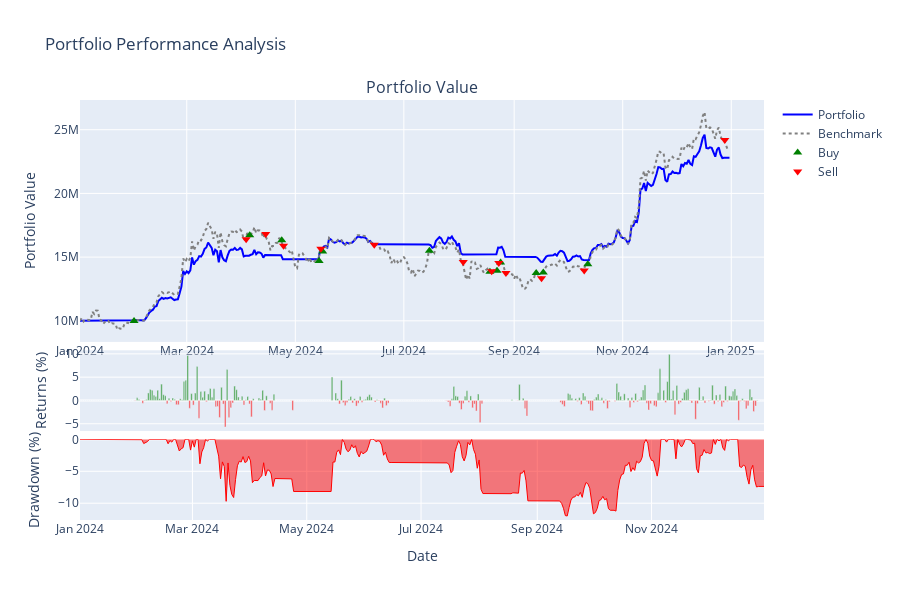
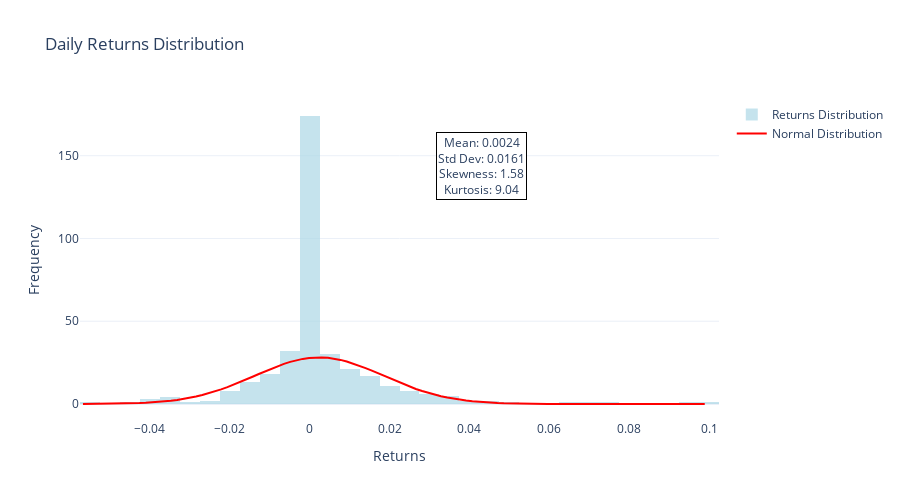
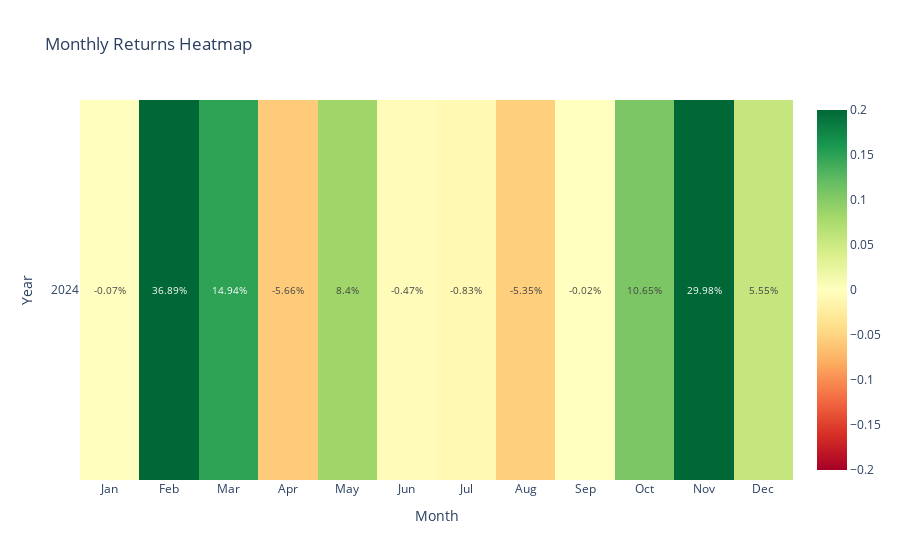

The cell these charts' notebook holds for them, in order:
### Code cell
# 1. 포트폴리오 성과 차트
result.plot_portfolio_performance()

# 2. 수익률 분포 
result.plot_returns_distribution(period="daily")

# 3. 월별 수익률 히트맵
result.plot_monthly_returns_heatmap()

# 4. 성과 비교표
result.show_performance_comparison()

### Figure 1 — Plotly figure (JSON) as saved in the notebook; plotly's stock layout.template omitted (floating-point values rounded to 4 significant figures; data arrays with more than 128 entries replaced by an {"elided": "..."} marker saying what was removed)
{"data": [{"line": {"color": "blue", "width": 2}, "name": "Portfolio", "type": "scatter", "x": {"elided": "366 str values"}, "xaxis": "x", "y": {"elided": "366 float values"}, "yaxis": "y"}, {"line": {"color": "gray", "dash": "dot", "width": 2}, "name": "Benchmark", "type": "scatter", "x": {"elided": "365 str values"}, "xaxis": "x", "y": {"elided": "365 float values"}, "yaxis": "y"}, {"marker": {"color": "green", "size": 8, "symbol": "triangle-up"}, "mode": "markers", "name": "Buy", "type": "scatter", "x": ["2024-01-31T09:00:00+09:00", "2024-04-05T09:00:00+09:00", "2024-04-23T09:00:00+09:00", "2024-05-14T09:00:00+09:00", "2024-05-16T09:00:00+09:00", "2024-07-15T09:00:00+09:00", "2024-08-18T09:00:00+09:00", "2024-08-22T09:00:00+09:00", "2024-08-24T09:00:00+09:00", "2024-09-13T09:00:00+09:00", "2024-09-17T09:00:00+09:00", "2024-10-12T09:00:00+09:00"], "xaxis": "x", "y": [9983000.0, 16720000.0, 16320000.0, 14700000.0, 15430000.0, 15490000.0, 13850000.0, 13940000.0, 14580000.0, 13750000.0, 13790000.0, 14440000.0], "yaxis": "y"}, {"marker": {"color": "red", "size": 8, "symbol": "triangle-down"}, "mode": "markers", "name": "Sell", "type": "scatter", "x": ["2024-04-03T09:00:00+09:00", "2024-04-14T09:00:00+09:00", "2024-04-24T09:00:00+09:00", "2024-05-15T09:00:00+09:00", "2024-06-14T09:00:00+09:00", "2024-08-03T09:00:00+09:00", "2024-08-19T09:00:00+09:00", "2024-08-23T09:00:00+09:00", "2024-08-27T09:00:00+09:00", "2024-09-16T09:00:00+09:00", "2024-10-10T09:00:00+09:00", "2024-12-28T09:00:00+09:00"], "xaxis": "x", "y": [16400000.0, 16810000.0, 15900000.0, 15650000.0, 15970000.0, 14610000.0, 13880000.0, 14550000.0, 13760000.0, 13340000.0, 13960000.0, 24180000.0], "yaxis": "y"}, {"marker": {"color": {"elided": "365 str values"}}, "name": "Daily Returns", "opacity": 0.7, "showlegend": false, "type": "bar", "x": {"elided": "365 str values"}, "xaxis": "x2", "y": {"elided": "365 float values"}, "yaxis": "y2"}, {"fill": "tozeroy", "line": {"color": "red", "width": 1}, "name": "Drawdown", "showlegend": false, "type": "scatter", "x": {"elided": "366 str values"}, "xaxis": "x3", "y": {"elided": "366 float values"}, "yaxis": "y3"}], "layout": {"annotations": [{"font": {"size": 16}, "showarrow": false, "text": "Portfolio Value", "x": 0.5, "xanchor": "center", "xref": "paper", "y": 1, "yanchor": "bottom", "yref": "paper"}], "height": 600, "hovermode": "x unified", "showlegend": true, "title": {"text": "Portfolio Performance Analysis"}, "xaxis": {"anchor": "y", "domain": [0, 1]}, "xaxis2": {"anchor": "y2", "domain": [0, 1], "showticklabels": false}, "xaxis3": {"anchor": "y3", "domain": [0, 1], "showticklabels": true, "title": {"text": "Date"}}, "yaxis": {"anchor": "x", "domain": [0.424, 1], "title": {"text": "Portfolio Value"}}, "yaxis2": {"anchor": "x2", "domain": [0.212, 0.404], "title": {"text": "Returns (%)"}}, "yaxis3": {"anchor": "x3", "domain": [0, 0.192], "title": {"text": "Drawdown (%)"}}}}

### Figure 2 — Plotly figure (JSON) as saved in the notebook; plotly's stock layout.template omitted (floating-point values rounded to 4 significant figures; data arrays with more than 128 entries replaced by an {"elided": "..."} marker saying what was removed)
{"data": [{"marker": {"color": "lightblue"}, "name": "Returns Distribution", "nbinsx": 50, "opacity": 0.7, "type": "histogram", "x": {"elided": "365 float values"}}, {"line": {"color": "red", "width": 2}, "mode": "lines", "name": "Normal Distribution", "type": "scatter", "x": [-0.05676, -0.05519, -0.05361, -0.05204, -0.05047, -0.0489, -0.04732, -0.04575, -0.04418, -0.0426, -0.04103, -0.03946, -0.03789, -0.03631, -0.03474, -0.03317, -0.0316, -0.03002, -0.02845, -0.02688, -0.02531, -0.02373, -0.02216, -0.02059, -0.01902, -0.01744, -0.01587, -0.0143, -0.01272, -0.01115, -0.00958, -0.008007, -0.006434, -0.004862, -0.003289, -0.001717, -0.000144, 0.001429, 0.003001, 0.004574, 0.006147, 0.007719, 0.009292, 0.01086, 0.01244, 0.01401, 0.01558, 0.01715, 0.01873, 0.0203, 0.02187, 0.02345, 0.02502, 0.02659, 0.02816, 0.02974, 0.03131, 0.03288, 0.03445, 0.03603, 0.0376, 0.03917, 0.04074, 0.04232, 0.04389, 0.04546, 0.04703, 0.04861, 0.05018, 0.05175, 0.05332, 0.0549, 0.05647, 0.05804, 0.05962, 0.06119, 0.06276, 0.06433, 0.06591, 0.06748, 0.06905, 0.07062, 0.0722, 0.07377, 0.07534, 0.07691, 0.07849, 0.08006, 0.08163, 0.0832, 0.08478, 0.08635, 0.08792, 0.0895, 0.09107, 0.09264, 0.09421, 0.09579, 0.09736, 0.09893], "y": [0.03317, 0.04725, 0.06667, 0.09318, 0.129, 0.1769, 0.2403, 0.3232, 0.4307, 0.5685, 0.7433, 0.9625, 1.235, 1.569, 1.974, 2.461, 3.038, 3.716, 4.501, 5.401, 6.419, 7.556, 8.811, 10.18, 11.64, 13.19, 14.81, 16.46, 18.13, 19.77, 21.36, 22.86, 24.23, 25.44, 26.46, 27.25, 27.81, 28.1, 28.13, 27.9, 27.4, 26.65, 25.68, 24.51, 23.17, 21.7, 20.13, 18.49, 16.83, 15.17, 13.54, 11.98, 10.49, 9.101, 7.821, 6.658, 5.614, 4.688, 3.878, 3.178, 2.579, 2.073, 1.651, 1.302, 1.017, 0.7873, 0.6034, 0.4581, 0.3445, 0.2566, 0.1893, 0.1384, 0.1002, 0.07181, 0.051, 0.03587, 0.025, 0.01725, 0.01179, 0.007985, 0.005356, 0.003558, 0.002341, 0.001526, 0.0009851, 0.00063, 0.000399, 0.0002503, 0.0001556, 9.576e-05, 5.838e-05, 3.526e-05, 2.109e-05, 1.25e-05, 7.334e-06, 4.263e-06, 2.455e-06, 1.4e-06, 7.909e-07, 4.425e-07]}], "layout": {"annotations": [{"bgcolor": "white", "bordercolor": "black", "borderwidth": 1, "showarrow": false, "text": "Mean: 0.0024<br>Std Dev: 0.0161<br>Skewness: 1.58<br>Kurtosis: 9.04", "x": 0.7, "xref": "paper", "y": 0.9, "yref": "paper"}], "height": 500, "title": {"text": "Daily Returns Distribution"}, "xaxis": {"title": {"text": "Returns"}}, "yaxis": {"title": {"text": "Frequency"}}}}

### Figure 3 — Plotly figure (JSON) as saved in the notebook; plotly's stock layout.template omitted (floating-point values rounded to 4 significant figures)
{"data": [{"colorscale": [[0, "rgb(165,0,38)"], [0.1, "rgb(215,48,39)"], [0.2, "rgb(244,109,67)"], [0.3, "rgb(253,174,97)"], [0.4, "rgb(254,224,139)"], [0.5, "rgb(255,255,191)"], [0.6, "rgb(217,239,139)"], [0.7, "rgb(166,217,106)"], [0.8, "rgb(102,189,99)"], [0.9, "rgb(26,152,80)"], [1, "rgb(0,104,55)"]], "text": [[-0.07, 36.89, 14.94, -5.66, 8.4, -0.47, -0.83, -5.35, -0.02, 10.65, 29.98, 5.55]], "textfont": {"size": 10}, "texttemplate": "%{text}%", "type": "heatmap", "x": ["Jan", "Feb", "Mar", "Apr", "May", "Jun", "Jul", "Aug", "Sep", "Oct", "Nov", "Dec"], "y": ["2024"], "z": [[-0.0006906, 0.3689, 0.1494, -0.05662, 0.08397, -0.004748, -0.008347, -0.05345, -0.0002431, 0.1065, 0.2998, 0.05552]], "zmax": 0.2, "zmin": -0.2}], "layout": {"title": {"text": "Monthly Returns Heatmap"}, "xaxis": {"tickmode": "array", "ticktext": ["Jan", "Feb", "Mar", "Apr", "May", "Jun", "Jul", "Aug", "Sep", "Oct", "Nov", "Dec"], "tickvals": [0, 1, 2, 3, 4, 5, 6, 7, 8, 9, 10, 11], "title": {"text": "Month"}}, "yaxis": {"tickmode": "array", "ticktext": ["2024"], "tickvals": [0], "title": {"text": "Year"}, "type": "category"}}}
